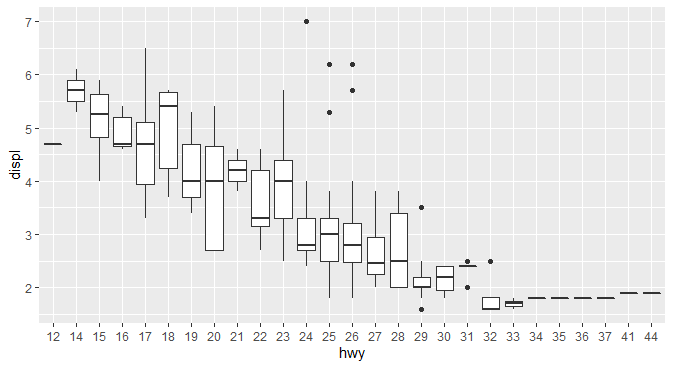

Recreate this plot in R.
library(ggplot2)
mpg$hwy <- as.factor(mpg$hwy)
head(mpg)
p <- ggplot(mpg, aes(x=hwy, y=displ)) + 
  geom_boxplot()
p
